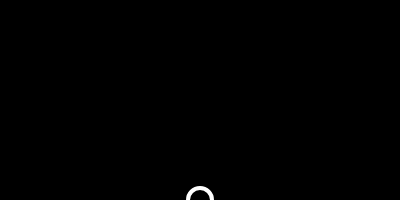
Frame 1 (no input)
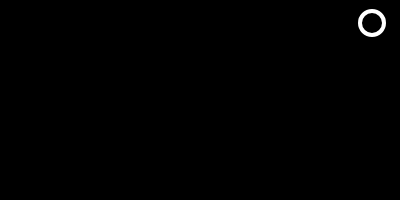
Frame 60 (no input)
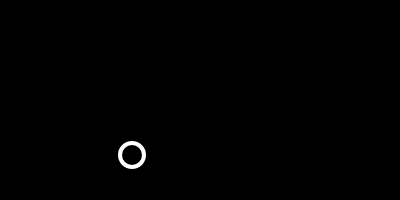
Frame 120 (the mouse pressed at the canvas centre since frame 60)

The p5.js sketch that drew these frames (run headless with seeded random() and noise() and a simulated clock; from frame 60 on, the mouse is pressed at the canvas centre):

// p5.js sketch
// ── sketch.js
var ball = {
  x: 200,
  y: 200,
  xspeed: 4,
  yspeed: -3
}

function setup() {
  createCanvas(400,200);
  
}

function draw() {
  background(0);
  forma()
  movimiento()
  rebote()
}

function movimiento(){
  ball.x = ball.x + ball.xspeed;
  ball.y = ball.y + ball.yspeed;
  
}

function rebote(){
  if(ball.x > width || ball.x < 0){
    ball.xspeed = ball.xspeed * -1;
  }
  if(ball.y > height || ball.y < 0){
    ball.yspeed = ball.yspeed * -1;
  }
  
}
function forma(){
  stroke(255);
  strokeWeight(4)
  noFill();
  ellipse(ball.x,ball.y,24,24);
}
